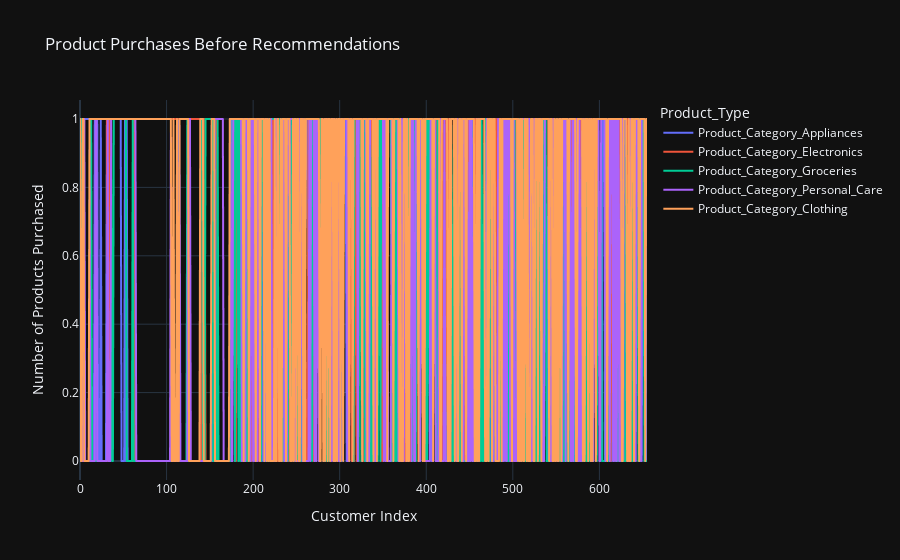

The cell this chart's notebook holds for it:
### Code cell
import plotly.express as px

# Reset the index to make it a column
df_reset = df2.reset_index()

# Create two separate DataFrames: one for before and one for after purchases
df_before = df_reset.melt(id_vars=["index"], 
                          value_vars=[col for col in product_columns], 
                          var_name="Product_Type", 
                          value_name="Products_Purchased")

# Plot the "Before" product purchases
fig_before = px.line(
    df_before,
    x="index",
    y="Products_Purchased",
    color="Product_Type",
    title="Product Purchases Before Recommendations",
    labels={"index": "Customer Index", "Products_Purchased": "Number of Products Purchased"},
    template="plotly_dark",
)

# Plot the "After" product purchases

# Show both plots
fig_before.show()

### Figure 1 — Plotly figure (JSON) as saved in the notebook; plotly's stock layout.template omitted (floating-point values rounded to 4 significant figures; data arrays with more than 128 entries replaced by an {"elided": "..."} marker saying what was removed)
{"data": [{"hovertemplate": "Product_Type=Product_Category_Appliances<br>Customer Index=%{x}<br>Number of Products Purchased=%{y}<extra></extra>", "legendgroup": "Product_Category_Appliances", "line": {"color": "#636efa", "dash": "solid"}, "marker": {"symbol": "circle"}, "mode": "lines", "name": "Product_Category_Appliances", "showlegend": true, "type": "scattergl", "x": {"elided": "656 int values"}, "xaxis": "x", "y": {"elided": "656 int values"}, "yaxis": "y"}, {"hovertemplate": "Product_Type=Product_Category_Electronics<br>Customer Index=%{x}<br>Number of Products Purchased=%{y}<extra></extra>", "legendgroup": "Product_Category_Electronics", "line": {"color": "#EF553B", "dash": "solid"}, "marker": {"symbol": "circle"}, "mode": "lines", "name": "Product_Category_Electronics", "showlegend": true, "type": "scattergl", "x": {"elided": "656 int values"}, "xaxis": "x", "y": {"elided": "656 int values"}, "yaxis": "y"}, {"hovertemplate": "Product_Type=Product_Category_Groceries<br>Customer Index=%{x}<br>Number of Products Purchased=%{y}<extra></extra>", "legendgroup": "Product_Category_Groceries", "line": {"color": "#00cc96", "dash": "solid"}, "marker": {"symbol": "circle"}, "mode": "lines", "name": "Product_Category_Groceries", "showlegend": true, "type": "scattergl", "x": {"elided": "656 int values"}, "xaxis": "x", "y": {"elided": "656 int values"}, "yaxis": "y"}, {"hovertemplate": "Product_Type=Product_Category_Personal_Care<br>Customer Index=%{x}<br>Number of Products Purchased=%{y}<extra></extra>", "legendgroup": "Product_Category_Personal_Care", "line": {"color": "#ab63fa", "dash": "solid"}, "marker": {"symbol": "circle"}, "mode": "lines", "name": "Product_Category_Personal_Care", "showlegend": true, "type": "scattergl", "x": {"elided": "656 int values"}, "xaxis": "x", "y": {"elided": "656 int values"}, "yaxis": "y"}, {"hovertemplate": "Product_Type=Product_Category_Clothing<br>Customer Index=%{x}<br>Number of Products Purchased=%{y}<extra></extra>", "legendgroup": "Product_Category_Clothing", "line": {"color": "#FFA15A", "dash": "solid"}, "marker": {"symbol": "circle"}, "mode": "lines", "name": "Product_Category_Clothing", "showlegend": true, "type": "scattergl", "x": {"elided": "656 int values"}, "xaxis": "x", "y": {"elided": "656 int values"}, "yaxis": "y"}], "layout": {"legend": {"title": {"text": "Product_Type"}, "tracegroupgap": 0}, "title": {"text": "Product Purchases Before Recommendations"}, "xaxis": {"anchor": "y", "domain": [0, 1], "title": {"text": "Customer Index"}}, "yaxis": {"anchor": "x", "domain": [0, 1], "title": {"text": "Number of Products Purchased"}}}}
